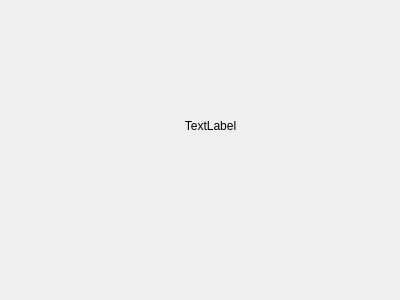
<?xml version="1.0" encoding="UTF-8"?>
<ui version="4.0">
 <class>Form</class>
 <widget class="QWidget" name="Form">
  <property name="geometry">
   <rect>
    <x>0</x>
    <y>0</y>
    <width>400</width>
    <height>300</height>
   </rect>
  </property>
  <property name="windowTitle">
   <string>Form</string>
  </property>
  <widget class="QLabel" name="label">
   <property name="geometry">
    <rect>
     <x>130</x>
     <y>80</y>
     <width>161</width>
     <height>91</height>
    </rect>
   </property>
   <property name="text">
    <string>TextLabel</string>
   </property>
   <property name="alignment">
    <set>Qt::AlignCenter</set>
   </property>
  </widget>
 </widget>
 <resources/>
 <connections/>
</ui>
